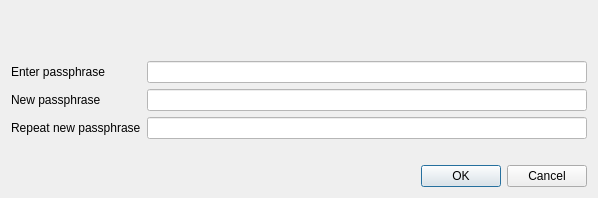
<?xml version="1.0" encoding="UTF-8"?>
<ui version="4.0">
 <class>AskPassphraseDialog</class>
 <widget class="QDialog" name="AskPassphraseDialog">
  <property name="geometry">
   <rect>
    <x>0</x>
    <y>0</y>
    <width>598</width>
    <height>198</height>
   </rect>
  </property>
  <property name="sizePolicy">
   <sizepolicy hsizetype="Preferred" vsizetype="Minimum">
    <horstretch>0</horstretch>
    <verstretch>0</verstretch>
   </sizepolicy>
  </property>
  <property name="minimumSize">
   <size>
    <width>550</width>
    <height>0</height>
   </size>
  </property>
  <property name="windowTitle">
   <string>Passphrase Dialog</string>
  </property>
  <layout class="QVBoxLayout" name="verticalLayout">
   <item>
    <widget class="QLabel" name="warningLabel">
     <property name="textFormat">
      <enum>Qt::RichText</enum>
     </property>
     <property name="wordWrap">
      <bool>true</bool>
     </property>
    </widget>
   </item>
   <item>
    <layout class="QFormLayout" name="formLayout">
     <property name="fieldGrowthPolicy">
      <enum>QFormLayout::AllNonFixedFieldsGrow</enum>
     </property>
     <item row="0" column="0">
      <widget class="QLabel" name="passLabel1">
       <property name="text">
        <string>Enter passphrase</string>
       </property>
      </widget>
     </item>
     <item row="0" column="1">
      <widget class="QLineEdit" name="passEdit1">
       <property name="styleSheet">
        <string notr="true">background:#ffffff;color:#1e2a38</string>
       </property>
       <property name="echoMode">
        <enum>QLineEdit::Password</enum>
       </property>
      </widget>
     </item>
     <item row="1" column="0">
      <widget class="QLabel" name="passLabel2">
       <property name="text">
        <string>New passphrase</string>
       </property>
      </widget>
     </item>
     <item row="1" column="1">
      <widget class="QLineEdit" name="passEdit2">
       <property name="styleSheet">
        <string notr="true">background:#ffffff;color:#1e2a38</string>
       </property>
       <property name="echoMode">
        <enum>QLineEdit::Password</enum>
       </property>
      </widget>
     </item>
     <item row="2" column="0">
      <widget class="QLabel" name="passLabel3">
       <property name="text">
        <string>Repeat new passphrase</string>
       </property>
      </widget>
     </item>
     <item row="2" column="1">
      <widget class="QLineEdit" name="passEdit3">
       <property name="styleSheet">
        <string notr="true">background:#ffffff;color:#1e2a38</string>
       </property>
       <property name="echoMode">
        <enum>QLineEdit::Password</enum>
       </property>
      </widget>
     </item>
     <item row="3" column="1">
      <widget class="QLabel" name="capsLabel">
       <property name="font">
        <font>
         <weight>75</weight>
         <bold>true</bold>
        </font>
       </property>
       <property name="text">
        <string/>
       </property>
       <property name="alignment">
        <set>Qt::AlignCenter</set>
       </property>
      </widget>
     </item>
    </layout>
   </item>
   <item>
    <widget class="QDialogButtonBox" name="buttonBox">
     <property name="orientation">
      <enum>Qt::Horizontal</enum>
     </property>
     <property name="standardButtons">
      <set>QDialogButtonBox::Cancel|QDialogButtonBox::Ok</set>
     </property>
    </widget>
   </item>
  </layout>
 </widget>
 <resources/>
 <connections>
  <connection>
   <sender>buttonBox</sender>
   <signal>accepted()</signal>
   <receiver>AskPassphraseDialog</receiver>
   <slot>accept()</slot>
   <hints>
    <hint type="sourcelabel">
     <x>248</x>
     <y>254</y>
    </hint>
    <hint type="destinationlabel">
     <x>157</x>
     <y>274</y>
    </hint>
   </hints>
  </connection>
  <connection>
   <sender>buttonBox</sender>
   <signal>rejected()</signal>
   <receiver>AskPassphraseDialog</receiver>
   <slot>reject()</slot>
   <hints>
    <hint type="sourcelabel">
     <x>316</x>
     <y>260</y>
    </hint>
    <hint type="destinationlabel">
     <x>286</x>
     <y>274</y>
    </hint>
   </hints>
  </connection>
 </connections>
</ui>
